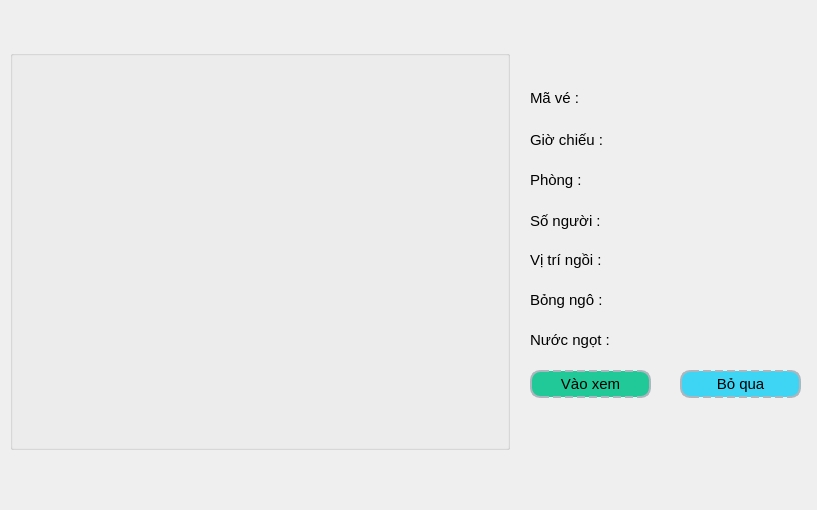
<?xml version="1.0" encoding="UTF-8"?>
<ui version="4.0">
 <class>MainWindow</class>
 <widget class="QMainWindow" name="MainWindow">
  <property name="geometry">
   <rect>
    <x>0</x>
    <y>0</y>
    <width>817</width>
    <height>510</height>
   </rect>
  </property>
  <property name="windowTitle">
   <string>MainWindow</string>
  </property>
  <property name="styleSheet">
   <string notr="true">font-size: 15px</string>
  </property>
  <widget class="QWidget" name="centralwidget">
   <widget class="QPushButton" name="checkin">
    <property name="geometry">
     <rect>
      <x>530</x>
      <y>370</y>
      <width>121</width>
      <height>28</height>
     </rect>
    </property>
    <property name="styleSheet">
     <string notr="true">background: #20c997; border: 2px dashed #adb5bd; border-radius: 10px</string>
    </property>
    <property name="text">
     <string>Vào xem</string>
    </property>
   </widget>
   <widget class="QLabel" name="label">
    <property name="geometry">
     <rect>
      <x>530</x>
      <y>90</y>
      <width>55</width>
      <height>16</height>
     </rect>
    </property>
    <property name="text">
     <string>Mã vé :</string>
    </property>
   </widget>
   <widget class="QLabel" name="ticket">
    <property name="geometry">
     <rect>
      <x>590</x>
      <y>90</y>
      <width>181</width>
      <height>16</height>
     </rect>
    </property>
    <property name="text">
     <string/>
    </property>
   </widget>
   <widget class="QLabel" name="chairs">
    <property name="geometry">
     <rect>
      <x>620</x>
      <y>240</y>
      <width>181</width>
      <height>41</height>
     </rect>
    </property>
    <property name="text">
     <string/>
    </property>
   </widget>
   <widget class="QLabel" name="label_4">
    <property name="geometry">
     <rect>
      <x>530</x>
      <y>250</y>
      <width>81</width>
      <height>20</height>
     </rect>
    </property>
    <property name="text">
     <string>Vị trí ngồi :</string>
    </property>
   </widget>
   <widget class="QLabel" name="label_5">
    <property name="geometry">
     <rect>
      <x>530</x>
      <y>170</y>
      <width>81</width>
      <height>20</height>
     </rect>
    </property>
    <property name="text">
     <string>Phòng :</string>
    </property>
   </widget>
   <widget class="QLabel" name="room">
    <property name="geometry">
     <rect>
      <x>620</x>
      <y>170</y>
      <width>151</width>
      <height>21</height>
     </rect>
    </property>
    <property name="text">
     <string/>
    </property>
   </widget>
   <widget class="QLabel" name="label_7">
    <property name="geometry">
     <rect>
      <x>530</x>
      <y>290</y>
      <width>81</width>
      <height>20</height>
     </rect>
    </property>
    <property name="text">
     <string>Bỏng ngô :</string>
    </property>
   </widget>
   <widget class="QLabel" name="popcorn">
    <property name="geometry">
     <rect>
      <x>620</x>
      <y>290</y>
      <width>151</width>
      <height>21</height>
     </rect>
    </property>
    <property name="text">
     <string/>
    </property>
   </widget>
   <widget class="QLabel" name="water">
    <property name="geometry">
     <rect>
      <x>620</x>
      <y>330</y>
      <width>151</width>
      <height>21</height>
     </rect>
    </property>
    <property name="text">
     <string/>
    </property>
   </widget>
   <widget class="QLabel" name="label_10">
    <property name="geometry">
     <rect>
      <x>530</x>
      <y>330</y>
      <width>81</width>
      <height>20</height>
     </rect>
    </property>
    <property name="text">
     <string>Nước ngọt :</string>
    </property>
   </widget>
   <widget class="QLabel" name="label_13">
    <property name="geometry">
     <rect>
      <x>530</x>
      <y>210</y>
      <width>81</width>
      <height>21</height>
     </rect>
    </property>
    <property name="text">
     <string>Số người :</string>
    </property>
   </widget>
   <widget class="QLabel" name="person">
    <property name="geometry">
     <rect>
      <x>620</x>
      <y>210</y>
      <width>151</width>
      <height>21</height>
     </rect>
    </property>
    <property name="text">
     <string/>
    </property>
   </widget>
   <widget class="QLabel" name="label_15">
    <property name="geometry">
     <rect>
      <x>530</x>
      <y>130</y>
      <width>81</width>
      <height>20</height>
     </rect>
    </property>
    <property name="text">
     <string>Giờ chiếu :</string>
    </property>
   </widget>
   <widget class="QLabel" name="calendar">
    <property name="geometry">
     <rect>
      <x>620</x>
      <y>130</y>
      <width>151</width>
      <height>16</height>
     </rect>
    </property>
    <property name="text">
     <string/>
    </property>
   </widget>
   <widget class="QPushButton" name="skip">
    <property name="geometry">
     <rect>
      <x>680</x>
      <y>370</y>
      <width>121</width>
      <height>28</height>
     </rect>
    </property>
    <property name="styleSheet">
     <string notr="true">background: #3dd5f3; border: 2px dashed #adb5bd; border-radius: 10px</string>
    </property>
    <property name="text">
     <string>Bỏ qua</string>
    </property>
   </widget>
   <widget class="QGroupBox" name="groupBox">
    <property name="geometry">
     <rect>
      <x>10</x>
      <y>50</y>
      <width>500</width>
      <height>400</height>
     </rect>
    </property>
    <property name="title">
     <string/>
    </property>
    <widget class="QLabel" name="image">
     <property name="geometry">
      <rect>
       <x>0</x>
       <y>0</y>
       <width>500</width>
       <height>400</height>
      </rect>
     </property>
     <property name="text">
      <string/>
     </property>
    </widget>
   </widget>
  </widget>
 </widget>
 <resources/>
 <connections/>
</ui>
